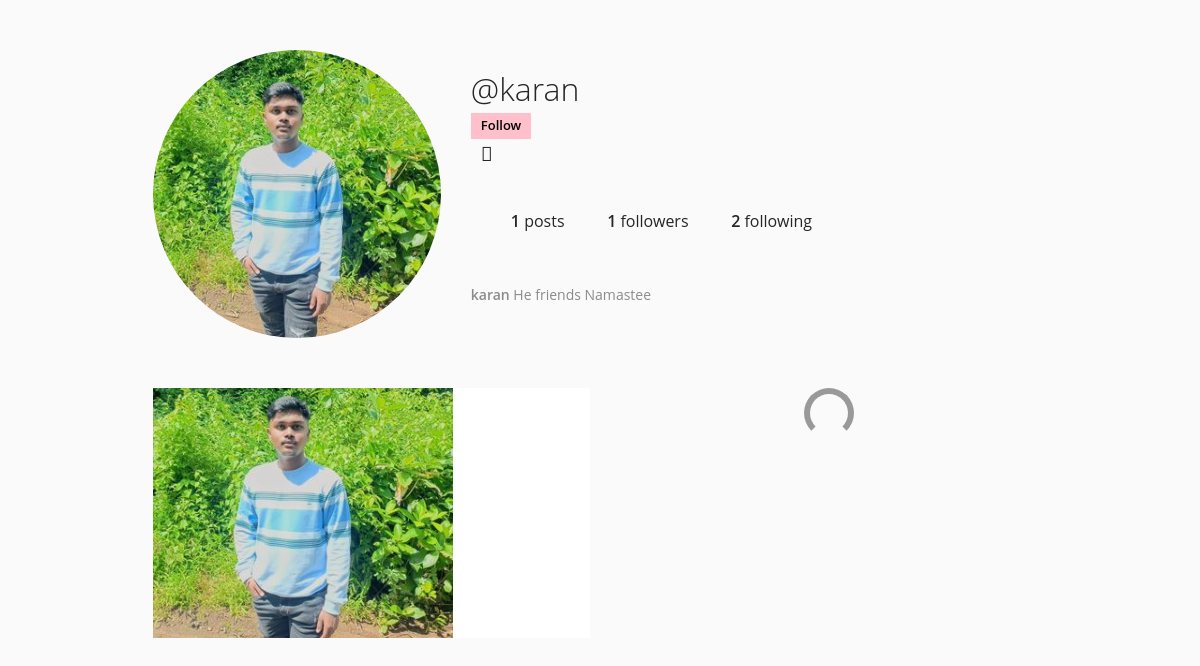
Page /profile2/karan (signed in) on the committed database.
### core/models.py (models this page shows, shortened)
class Profile_User(models.Model):
    user = models.ForeignKey(User, on_delete=models.CASCADE)
    id_user = models.IntegerField()
    bio = models.TextField(blank=True)
    profileimg = models.ImageField(upload_to='profile_images', default='blank-profile-picture-973460_1280.png')  #YE Defautly profile banate samay sab kon ek default img chipkadekaga  Issse ka main kamm - ye media folder mai ek profile-images karke folder create karega jab koi profile photo ko update karne jayega eg.sample.png, aur uska address kesa hoga -(profile_images/sample.png)
    location = models.CharField(max_length=100, blank=True)

class Post(models.Model):
    id = models.UUIDField(primary_key=True, default=uuid.uuid4)
    user = models.CharField(max_length=100)
    image = models.ImageField(upload_to='posr_images')
    caption = models.TextField(max_length=100)
    created_at = models.DateTimeField(default=datetime.now)
    no_of_likes = models.IntegerField(default=0)

### core/views.py (the view)
# urls.py: path('profile2/<str:pk>', views.profile2, name='profile2'),
@login_required(login_url='signin')
def profile2(request, pk):
    user_object = User.objects.get(username=pk)
    user_profile = Profile_User.objects.get(user=user_object)
    user_posts = Post.objects.filter(user=pk)
    user_posts_grid_mai_all_post_ayenge = Post.objects.all()
    user_post_length = len(user_posts)
    follower = request.user.username
    user = pk
    if FollowersCount.objects.filter(follower=follower, user=user).first():
        button_text ='Unfollow'
    else:
        button_text ='Follow'
    user_follower = len(FollowersCount.objects.filter(user=pk))
    user_following = len(FollowersCount.objects.filter(follower=pk))
    context = {
        'user_profile' : user_profile,
        'user_object' : user_object,
        'user_posts' : user_posts,
        'user_posts_grid_mai_all_post_ayenge' : user_posts_grid_mai_all_post_ayenge,
        'user_post_length' :user_post_length,
        'button_text': button_text,
        'user_follower' : user_follower,
        'user_following' : user_following,
    }
    return render(request, 'profile2.html', context )

### templates/profile2.html (shortened to what this page needs)
{% load static %}
<!DOCTYPE html>
<html lang="en">
<head>
    <link rel="stylesheet" href="{% static 'css/main.min.css' %}">
    <link rel="stylesheet" href="{% static 'css/style.css' %}">
    <link rel="stylesheet" href="{% static 'css/color.css' %}">
    <link rel="stylesheet" href="{% static 'css/responsive.css' %}">
    <link rel='stylesheet' href='https://cdnjs.cloudflare.com/ajax/libs/fancybox/3.5.7/jquery.fancybox.min.css'>
</head>
<body>
    <header>
        <div class="container">
           <div class="profile">
              <div class="profile-image">
                 <img src="{{user_profile.profileimg.url}}" alt="">
              </div>
              <div class="profile-user-settings">
                 <h1 class="profile-user-name">@{{user_profile.user.username}}</h1>
                 <form action="/follow2" method="POST">
					{% if user_object.username == user.username %}
					<a href="/settings" data-ripple="">Account Settings</a>
					{% else %}
					<a data-ripple=""><button type="submit" style="background-color: #ffc0cb; border: #ffc0cb;">{{button_text}}</button></a>
					{% endif %}
				</form>
                 <button class="btn profile-settings-btn" aria-label="profile settings"><i class="fas fa-cog" aria-hidden="true"></i></button>
              </div>
              <div class="profile-stats">
                 <ul>
                    <li><span class="profile-stat-count">{{user_post_length}}</span>  posts</li>
                    <li><span class="profile-stat-count">{{user_follower}}</span> followers</li>
                    <li><span class="profile-stat-count">{{user_following}}</span> following</li>
                 </ul>
              </div>
              <div class="profile-bio">
                 <p><span class="profile-real-name">{{user_profile.user.username}} </span>{{user_profile.bio}}</p>
              </div>
           </div>
        </div>
     </header>
     <main>
         <div class="container">
             <div class="gallery">
               {% for post in user_posts %}
              <div class="gallery-item" tabindex="0">
                    <div class="card">
                        <div class="card-image">
                        <a href="{{post.image.url}}" data-fancybox="gallery" data-caption="Caption Images 1">
                        <img src="{{post.image.url}}" class="gallery-image"  style="height: 250px; width: 300px;" alt="">
                        </a>
                       </div>
                    </div>
            </div>
            {% endfor %}
           <div class="loader"></div>
        </div>
     </main>
</body>
</html>

### static/css/color.css (style rules this page uses)
#nprogress .bar, .timeline-info > ul li a::before, .add-btn > a, .activitiez > li::before, form button, .colla-apps > li a:hover, a.underline:before, .setting-row input:checked + label, .user-avatar:hover .edit-phto, .error-meta > a, .color-bg, .add-butn, .nav.nav-tabs.likes-btn > li a.active, a.dislike-btn, .drop > a:hover, .btn-view.btn-load-more:hover, .accordion .card h5 button[aria-expanded="true"], .chat-head, .f-page > figure em, .inbox-panel-head > ul > li > a, .nav-tabs--left .nav-link.active, .nav-tabs--left .nav-link.active:hover, footer .widget-title h4::before, #topcontrol, .sidebar .widget-title::before, .f-title::before, .g-post-classic > figure > i::after, .purify > a, .help-list > a:hover, .open-position::before, .info > a, .category-box:hover, .category-box.selected, a.main-btn, .section-heading::before, .getquot-baner, .more-branches > h4::before, .is-helpful > a, .cart-optionz > li > a:hover, .paginationz > li a:hover, .paginationz > li a.active, .shopping-cart, a.btn2:hover, .form-submit > input[type="submit"], button.submit-checkout, .delete-cart:hover, .proceed .button, .amount-area .update-cart, a.addnewforum, .apply-bttons > a { background: orange; }

### templates/profile2.html (style rules this page uses)
:root { font-size: 10px; }
*, *::before, *::after { box-sizing: border-box; }
body { font-family: "Open Sans", Arial, sans-serif; min-height: 100vh; background-color: #fafafa; color: #262626; padding-bottom: 3rem; }
img { display: block; }
.container { max-width: 93.5rem; margin: 0 auto; padding: 0 2rem; }
.btn { display: inline-block; font: inherit; background: none; border: none; color: inherit; padding: 0; cursor: pointer; }
.profile { padding: 5rem 0; }
.profile::after { content: ""; display: block; clear: both; }
.profile-image { float: left; width: calc(33.333% - 1rem); display: flex; justify-content: center; align-items: center; margin-right: 3rem; }
.profile-image img { border-radius: 50%; }
.profile-user-settings, .profile-stats, .profile-bio { float: left; width: calc(66.666% - 2rem); }
.profile-user-settings { margin-top: 1.1rem; }
.profile-user-name { display: inline-block; font-size: 3.2rem; font-weight: 300; }
.profile-settings-btn { font-size: 2rem; margin-left: 1rem; }
.profile-stats { margin-top: 2.3rem; }
.profile-stats li { display: inline-block; font-size: 1.6rem; line-height: 1.5; margin-right: 4rem; cursor: pointer; }
.profile-stats li:last-of-type { margin-right: 0; }
.profile-bio { font-size: 1.6rem; font-weight: 400; line-height: 1.5; margin-top: 2.3rem; }
.profile-real-name, .profile-stat-count, .profile-edit-btn { font-weight: 600; }
.gallery { display: flex; flex-wrap: wrap; margin: -1rem -1rem; padding-bottom: 3rem; }
.gallery-item { position: relative; flex: 1 0 22rem; margin: 1rem; color: #fff; cursor: pointer; }
.gallery-image { width: 100%; height: 100%; object-fit: cover; }
.loader { width: 5rem; height: 5rem; border: 0.6rem solid #999; border-bottom-color: transparent; border-radius: 50%; margin: 0 auto; animation: loader 500ms linear infinite; }

### rows in the picture
Profile_User: profileimg (picture), user.username "karan", bio "He friends Namastee"
Post: image (picture)

### other values in the picture
{{ button_text }} "Follow"
{{ user_post_length }} "1"
{{ user_follower }} "1"
{{ user_following }} "2"
